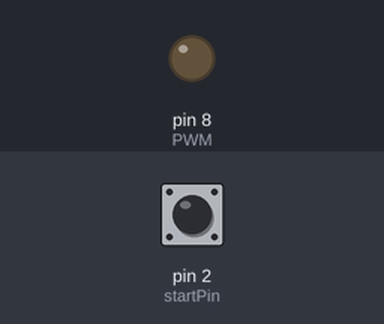
Simulated run of this sketch. Board: Arduino Uno, built with avr-gcc and run on an emulated ATmega328P. Shown: output pins drawn as LEDs (lit = HIGH). Inputs (shaded band) come from the test bench; at power-on: pin 2 (startPin) HIGH.

Above: at 1.2 s.
1.3 s: pin 2 (startPin) pulled LOW for 0.15 s
At 1.37 s:
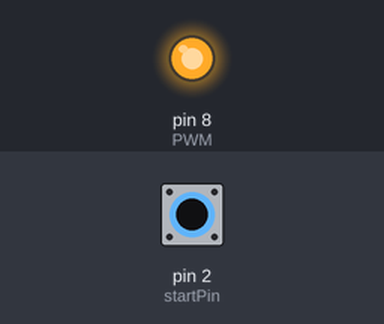
2.9 s: pin 2 (startPin) pulled LOW for 3.2 s
At 6.5 s:
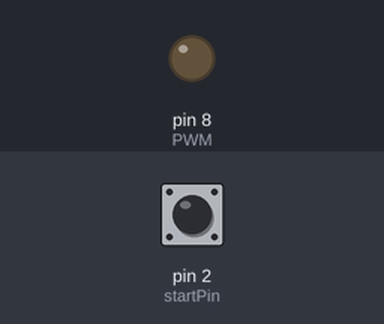
Timing chart, 0 to 8.0 s (numbered marks = the images above; inputs shaded):
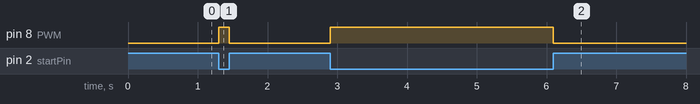

Measured:
- after the input at 1.3 s, pin 8 (PWM): LOW → HIGH at once, → LOW 0.15 s later
- after the input at 2.9 s, pin 8 (PWM): LOW → HIGH at once, → LOW 3.2 s later

The sketch:

start_stop.ino
```cpp
const byte startPin = 2;
const byte PWM = 8;
volatile byte start = LOW;

void setup() {
  pinMode(startPin, INPUT_PULLUP);
  pinMode(PWM, OUTPUT);

  attachInterrupt(digitalPinToInterrupt(startPin), controlTreadmill, CHANGE);
}

void controlTreadmill(){
  start = !start;
}

void loop() {

  digitalWrite(PWM, start);

}
```
